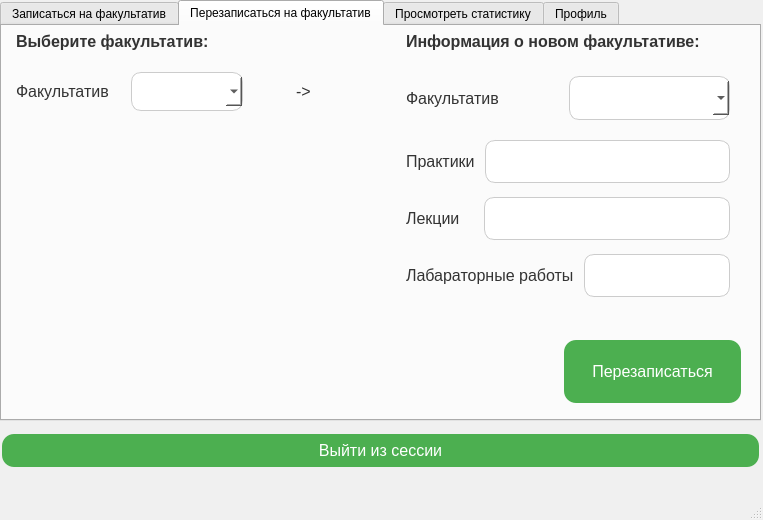
<?xml version="1.0" encoding="UTF-8"?>
<ui version="4.0">
 <class>StudentHome</class>
 <widget class="QMainWindow" name="StudentHome">
  <property name="geometry">
   <rect>
    <x>0</x>
    <y>0</y>
    <width>763</width>
    <height>520</height>
   </rect>
  </property>
  <property name="windowTitle">
   <string>MainWindow</string>
  </property>
  <property name="styleSheet">
   <string notr="true">/* Main window background */
QMainWindow {
    background-color: #f0f0f0; /* Светло-серый фон */
}

/* General button style */
QPushButton {
    background-color: #4CAF50; /* Зеленый фон */
    border: none; /* Без границы */
    color: white; /* Белый текст */
    padding: 10px 24px; /* Внутренний отступ */
    text-align: center; /* Выравнивание текста по центру */
    font-size: 16px; /* Размер шрифта */
    margin: 4px 2px; /* Внешний отступ */
    border-radius: 12px; /* Закругленные углы */
}

QPushButton:hover {
    background-color: #45a049; /* Темно-зеленый фон при наведении */
}

QPushButton:pressed {
    background-color: #398439; /* Ещё темнее при нажатии */
}

/* Line edit fields */
QLineEdit {
    border: 1px solid #ccc; /* Светло-серая граница */
    border-radius: 10px; /* Закругленные углы */
    padding: 10px; /* Внутренний отступ */
    font-size: 16px; /* Размер шрифта */
    background-color: #fff; /* Белый фон */
    margin: 4px 0; /* Внешний отступ */
}

/* Line edit focus style */
QLineEdit:focus {
    border: 1px solid #4CAF50; /* Зеленая граница при фокусе */
}

/* Labels */
QLabel {
    font-size: 16px; /* Размер шрифта */
    color: #333; /* Темно-серый текст */
    margin: 4px 0; /* Внешний отступ */
}

/* Combobox */
QComboBox {
    border: 1px solid #ccc; /* Светло-серая граница */
    border-radius: 10px; /* Закругленные углы */
    padding: 8px; /* Внутренний отступ */
    font-size: 16px; /* Размер шрифта */
    background-color: #fff; /* Белый фон */
    margin: 4px 0; /* Внешний отступ */
}

/* Combobox focus style */
QComboBox:focus {
    border: 1px solid #4CAF50; /* Зеленая граница при фокусе */
}

/* Message box buttons */
QMessageBox QPushButton {
    background-color: #4CAF50; /* Зеленый фон */
    color: white; /* Белый текст */
    border: none; /* Без границы */
    padding: 10px 20px; /* Внутренний отступ */
    border-radius: 5px; /* Закругленные углы */
}

QMessageBox QPushButton:hover {
    background-color: #45a049; /* Темно-зеленый фон при наведении */
}

QMessageBox QPushButton:pressed {
    background-color: #398439; /* Ещё темнее при нажатии */
}
</string>
  </property>
  <widget class="QWidget" name="centralwidget">
   <widget class="QTabWidget" name="tabWidget">
    <property name="geometry">
     <rect>
      <x>0</x>
      <y>0</y>
      <width>761</width>
      <height>421</height>
     </rect>
    </property>
    <property name="currentIndex">
     <number>1</number>
    </property>
    <widget class="QWidget" name="tab">
     <attribute name="title">
      <string>Записаться на факультатив</string>
     </attribute>
     <widget class="QLabel" name="label_8">
      <property name="geometry">
       <rect>
        <x>10</x>
        <y>0</y>
        <width>291</width>
        <height>31</height>
       </rect>
      </property>
      <property name="font">
       <font>
        <pointsize>-1</pointsize>
        <bold>true</bold>
       </font>
      </property>
      <property name="text">
       <string>Выберите факультатив для записи:</string>
      </property>
     </widget>
     <widget class="QLabel" name="label_9">
      <property name="geometry">
       <rect>
        <x>380</x>
        <y>0</y>
        <width>281</width>
        <height>31</height>
       </rect>
      </property>
      <property name="font">
       <font>
        <pointsize>-1</pointsize>
        <bold>true</bold>
       </font>
      </property>
      <property name="text">
       <string>Информация о преподавателе:</string>
      </property>
     </widget>
     <widget class="QLabel" name="label_10">
      <property name="geometry">
       <rect>
        <x>10</x>
        <y>90</y>
        <width>291</width>
        <height>31</height>
       </rect>
      </property>
      <property name="font">
       <font>
        <pointsize>-1</pointsize>
        <bold>true</bold>
       </font>
      </property>
      <property name="text">
       <string>Информация о видах проведения:</string>
      </property>
     </widget>
     <widget class="QPushButton" name="Zapisatsya">
      <property name="geometry">
       <rect>
        <x>380</x>
        <y>230</y>
        <width>251</width>
        <height>61</height>
       </rect>
      </property>
      <property name="text">
       <string>Записаться</string>
      </property>
     </widget>
     <widget class="QWidget" name="layoutWidget">
      <property name="geometry">
       <rect>
        <x>380</x>
        <y>30</y>
        <width>251</width>
        <height>181</height>
       </rect>
      </property>
      <layout class="QVBoxLayout" name="verticalLayout">
       <item>
        <layout class="QHBoxLayout" name="horizontalLayout_2">
         <item>
          <widget class="QLabel" name="label_2">
           <property name="text">
            <string>Имя</string>
           </property>
          </widget>
         </item>
         <item>
          <widget class="QLineEdit" name="InfoPrepodavatelNameEdit"/>
         </item>
        </layout>
       </item>
       <item>
        <layout class="QHBoxLayout" name="horizontalLayout_3">
         <item>
          <widget class="QLabel" name="label_3">
           <property name="text">
            <string>Фамилия</string>
           </property>
          </widget>
         </item>
         <item>
          <widget class="QLineEdit" name="InfoPrepodavatelSurnameEdit"/>
         </item>
        </layout>
       </item>
       <item>
        <layout class="QHBoxLayout" name="horizontalLayout_4">
         <item>
          <widget class="QLabel" name="label_4">
           <property name="text">
            <string>Отчество</string>
           </property>
          </widget>
         </item>
         <item>
          <widget class="QLineEdit" name="InfoPrepodavatelPatronumicEdit"/>
         </item>
        </layout>
       </item>
      </layout>
     </widget>
     <widget class="QWidget" name="layoutWidget">
      <property name="geometry">
       <rect>
        <x>10</x>
        <y>30</y>
        <width>251</width>
        <height>51</height>
       </rect>
      </property>
      <layout class="QHBoxLayout" name="horizontalLayout">
       <item>
        <widget class="QLabel" name="label">
         <property name="text">
          <string>Факультатив</string>
         </property>
        </widget>
       </item>
       <item>
        <widget class="QComboBox" name="comboBoxRegisterFacultativ"/>
       </item>
      </layout>
     </widget>
     <widget class="QWidget" name="layoutWidget">
      <property name="geometry">
       <rect>
        <x>10</x>
        <y>120</y>
        <width>261</width>
        <height>181</height>
       </rect>
      </property>
      <layout class="QVBoxLayout" name="verticalLayout_2">
       <item>
        <layout class="QHBoxLayout" name="horizontalLayout_5">
         <item>
          <widget class="QLabel" name="label_5">
           <property name="text">
            <string>Практики</string>
           </property>
          </widget>
         </item>
         <item>
          <widget class="QLineEdit" name="InfoConductPracticEdit"/>
         </item>
        </layout>
       </item>
       <item>
        <layout class="QHBoxLayout" name="horizontalLayout_6">
         <item>
          <widget class="QLabel" name="label_6">
           <property name="minimumSize">
            <size>
             <width>76</width>
             <height>0</height>
            </size>
           </property>
           <property name="text">
            <string>Лекции</string>
           </property>
          </widget>
         </item>
         <item>
          <widget class="QLineEdit" name="InfoConductLekctiaEdit"/>
         </item>
        </layout>
       </item>
       <item>
        <layout class="QHBoxLayout" name="horizontalLayout_7">
         <item>
          <widget class="QLabel" name="label_7">
           <property name="text">
            <string>Лабараторные работы</string>
           </property>
          </widget>
         </item>
         <item>
          <widget class="QLineEdit" name="InfoConductLabEdit"/>
         </item>
        </layout>
       </item>
      </layout>
     </widget>
    </widget>
    <widget class="QWidget" name="tab_3">
     <attribute name="title">
      <string>Перезаписаться на факультатив</string>
     </attribute>
     <widget class="QLabel" name="label_11">
      <property name="geometry">
       <rect>
        <x>10</x>
        <y>0</y>
        <width>221</width>
        <height>31</height>
       </rect>
      </property>
      <property name="font">
       <font>
        <pointsize>-1</pointsize>
        <bold>true</bold>
       </font>
      </property>
      <property name="text">
       <string>Выберите факультатив:</string>
      </property>
     </widget>
     <widget class="QLabel" name="label_13">
      <property name="geometry">
       <rect>
        <x>400</x>
        <y>0</y>
        <width>301</width>
        <height>31</height>
       </rect>
      </property>
      <property name="font">
       <font>
        <pointsize>-1</pointsize>
        <bold>true</bold>
       </font>
      </property>
      <property name="text">
       <string>Информация о новом факультативе:</string>
      </property>
     </widget>
     <widget class="QLabel" name="label_19">
      <property name="geometry">
       <rect>
        <x>290</x>
        <y>50</y>
        <width>41</width>
        <height>31</height>
       </rect>
      </property>
      <property name="font">
       <font>
        <pointsize>-1</pointsize>
       </font>
      </property>
      <property name="text">
       <string>-&gt;</string>
      </property>
     </widget>
     <widget class="QPushButton" name="Perezapisatsya">
      <property name="geometry">
       <rect>
        <x>560</x>
        <y>310</y>
        <width>181</width>
        <height>71</height>
       </rect>
      </property>
      <property name="text">
       <string>Перезаписаться</string>
      </property>
     </widget>
     <widget class="QWidget" name="layoutWidget">
      <property name="geometry">
       <rect>
        <x>10</x>
        <y>40</y>
        <width>231</width>
        <height>51</height>
       </rect>
      </property>
      <layout class="QHBoxLayout" name="horizontalLayout_8">
       <item>
        <widget class="QLabel" name="label_12">
         <property name="text">
          <string>Факультатив</string>
         </property>
        </widget>
       </item>
       <item>
        <widget class="QComboBox" name="comboBoxOldFaciulttativ"/>
       </item>
      </layout>
     </widget>
     <widget class="QWidget" name="">
      <property name="geometry">
       <rect>
        <x>400</x>
        <y>40</y>
        <width>328</width>
        <height>241</height>
       </rect>
      </property>
      <layout class="QVBoxLayout" name="verticalLayout_6">
       <item>
        <layout class="QHBoxLayout" name="horizontalLayout_9">
         <item>
          <widget class="QLabel" name="label_14">
           <property name="text">
            <string>Факультатив</string>
           </property>
          </widget>
         </item>
         <item>
          <widget class="QComboBox" name="comboBoxNewFacultativ">
           <property name="minimumSize">
            <size>
             <width>0</width>
             <height>52</height>
            </size>
           </property>
          </widget>
         </item>
        </layout>
       </item>
       <item>
        <layout class="QVBoxLayout" name="verticalLayout_4">
         <item>
          <layout class="QHBoxLayout" name="horizontalLayout_11">
           <item>
            <widget class="QLabel" name="label_16">
             <property name="text">
              <string>Практики</string>
             </property>
            </widget>
           </item>
           <item>
            <widget class="QLineEdit" name="InfoPerezapisPracEdit"/>
           </item>
          </layout>
         </item>
         <item>
          <layout class="QHBoxLayout" name="horizontalLayout_12">
           <item>
            <widget class="QLabel" name="label_17">
             <property name="minimumSize">
              <size>
               <width>76</width>
               <height>0</height>
              </size>
             </property>
             <property name="text">
              <string>Лекции</string>
             </property>
            </widget>
           </item>
           <item>
            <widget class="QLineEdit" name="InfoPerezapisLekctiaEdit"/>
           </item>
          </layout>
         </item>
         <item>
          <layout class="QHBoxLayout" name="horizontalLayout_13">
           <item>
            <widget class="QLabel" name="label_18">
             <property name="text">
              <string>Лабараторные работы</string>
             </property>
            </widget>
           </item>
           <item>
            <widget class="QLineEdit" name="InfoPerezapisLabEdit"/>
           </item>
          </layout>
         </item>
        </layout>
       </item>
      </layout>
     </widget>
    </widget>
    <widget class="QWidget" name="tab_4">
     <attribute name="title">
      <string>Просмотреть статистику</string>
     </attribute>
     <widget class="QLabel" name="label_25">
      <property name="geometry">
       <rect>
        <x>10</x>
        <y>10</y>
        <width>181</width>
        <height>31</height>
       </rect>
      </property>
      <property name="font">
       <font>
        <pointsize>-1</pointsize>
        <bold>true</bold>
       </font>
      </property>
      <property name="text">
       <string>Расписание:</string>
      </property>
     </widget>
     <widget class="QLabel" name="label_26">
      <property name="geometry">
       <rect>
        <x>420</x>
        <y>10</y>
        <width>181</width>
        <height>31</height>
       </rect>
      </property>
      <property name="font">
       <font>
        <pointsize>-1</pointsize>
        <bold>true</bold>
       </font>
      </property>
      <property name="text">
       <string>Успеваемость:</string>
      </property>
     </widget>
     <widget class="QWidget" name="layoutWidget">
      <property name="geometry">
       <rect>
        <x>420</x>
        <y>50</y>
        <width>251</width>
        <height>115</height>
       </rect>
      </property>
      <layout class="QVBoxLayout" name="verticalLayout_5">
       <item>
        <layout class="QHBoxLayout" name="horizontalLayout_17">
         <item>
          <widget class="QLabel" name="label_23">
           <property name="maximumSize">
            <size>
             <width>100</width>
             <height>16777215</height>
            </size>
           </property>
           <property name="text">
            <string>Факультатив</string>
           </property>
          </widget>
         </item>
         <item>
          <widget class="QComboBox" name="comboBoxYspevaemost"/>
         </item>
        </layout>
       </item>
       <item>
        <layout class="QHBoxLayout" name="horizontalLayout_18">
         <item>
          <widget class="QLabel" name="label_24">
           <property name="minimumSize">
            <size>
             <width>100</width>
             <height>0</height>
            </size>
           </property>
           <property name="text">
            <string>Оценка</string>
           </property>
          </widget>
         </item>
         <item>
          <widget class="QLineEdit" name="GradeEdit"/>
         </item>
        </layout>
       </item>
      </layout>
     </widget>
     <widget class="QWidget" name="layoutWidget">
      <property name="geometry">
       <rect>
        <x>12</x>
        <y>52</y>
        <width>251</width>
        <height>173</height>
       </rect>
      </property>
      <layout class="QVBoxLayout" name="verticalLayout_3">
       <item>
        <layout class="QHBoxLayout" name="horizontalLayout_14">
         <item>
          <widget class="QLabel" name="label_20">
           <property name="minimumSize">
            <size>
             <width>124</width>
             <height>0</height>
            </size>
           </property>
           <property name="text">
            <string>Факультатив</string>
           </property>
          </widget>
         </item>
         <item>
          <widget class="QComboBox" name="comboBoxRaspisanieFacultativov"/>
         </item>
        </layout>
       </item>
       <item>
        <layout class="QHBoxLayout" name="horizontalLayout_15">
         <item>
          <widget class="QLabel" name="label_21">
           <property name="text">
            <string>Вид проведения</string>
           </property>
          </widget>
         </item>
         <item>
          <widget class="QComboBox" name="comboBoxConductFacultativ">
           <property name="minimumSize">
            <size>
             <width>95</width>
             <height>0</height>
            </size>
           </property>
          </widget>
         </item>
        </layout>
       </item>
       <item>
        <layout class="QHBoxLayout" name="horizontalLayout_10">
         <item>
          <widget class="QLabel" name="label_22">
           <property name="text">
            <string>Время</string>
           </property>
          </widget>
         </item>
         <item>
          <widget class="QLineEdit" name="TimeEdit"/>
         </item>
        </layout>
       </item>
      </layout>
     </widget>
    </widget>
    <widget class="QWidget" name="tab_2">
     <attribute name="title">
      <string>Профиль</string>
     </attribute>
     <widget class="QLabel" name="label_27">
      <property name="geometry">
       <rect>
        <x>10</x>
        <y>10</y>
        <width>91</width>
        <height>21</height>
       </rect>
      </property>
      <property name="font">
       <font>
        <pointsize>-1</pointsize>
        <bold>true</bold>
       </font>
      </property>
      <property name="text">
       <string>Профиль:</string>
      </property>
     </widget>
     <widget class="QWidget" name="layoutWidget_6">
      <property name="geometry">
       <rect>
        <x>10</x>
        <y>40</y>
        <width>251</width>
        <height>181</height>
       </rect>
      </property>
      <layout class="QVBoxLayout" name="verticalLayout_7">
       <item>
        <layout class="QHBoxLayout" name="horizontalLayout_19">
         <item>
          <widget class="QLabel" name="label_28">
           <property name="minimumSize">
            <size>
             <width>74</width>
             <height>0</height>
            </size>
           </property>
           <property name="text">
            <string>Имя</string>
           </property>
          </widget>
         </item>
         <item>
          <widget class="QLineEdit" name="NameEdit"/>
         </item>
        </layout>
       </item>
       <item>
        <layout class="QHBoxLayout" name="horizontalLayout_20">
         <item>
          <widget class="QLabel" name="label_29">
           <property name="minimumSize">
            <size>
             <width>74</width>
             <height>0</height>
            </size>
           </property>
           <property name="text">
            <string>Фамилия</string>
           </property>
          </widget>
         </item>
         <item>
          <widget class="QLineEdit" name="SurnameEdit"/>
         </item>
        </layout>
       </item>
       <item>
        <layout class="QHBoxLayout" name="horizontalLayout_21">
         <item>
          <widget class="QLabel" name="label_30">
           <property name="text">
            <string>Отчество</string>
           </property>
          </widget>
         </item>
         <item>
          <widget class="QLineEdit" name="PatronumicEdit"/>
         </item>
        </layout>
       </item>
      </layout>
     </widget>
     <widget class="QWidget" name="layoutWidget_7">
      <property name="geometry">
       <rect>
        <x>320</x>
        <y>40</y>
        <width>251</width>
        <height>181</height>
       </rect>
      </property>
      <layout class="QVBoxLayout" name="verticalLayout_8">
       <item>
        <layout class="QHBoxLayout" name="horizontalLayout_22">
         <item>
          <widget class="QLabel" name="label_31">
           <property name="minimumSize">
            <size>
             <width>68</width>
             <height>0</height>
            </size>
           </property>
           <property name="text">
            <string>Группа</string>
           </property>
          </widget>
         </item>
         <item>
          <widget class="QLineEdit" name="GroupEdit"/>
         </item>
        </layout>
       </item>
       <item>
        <layout class="QHBoxLayout" name="horizontalLayout_23">
         <item>
          <widget class="QLabel" name="label_32">
           <property name="minimumSize">
            <size>
             <width>68</width>
             <height>0</height>
            </size>
           </property>
           <property name="text">
            <string>Адресс</string>
           </property>
          </widget>
         </item>
         <item>
          <widget class="QLineEdit" name="AdressEdit"/>
         </item>
        </layout>
       </item>
       <item>
        <layout class="QHBoxLayout" name="horizontalLayout_24">
         <item>
          <widget class="QLabel" name="label_33">
           <property name="text">
            <string>Телефон</string>
           </property>
          </widget>
         </item>
         <item>
          <widget class="QLineEdit" name="PhoneEdit"/>
         </item>
        </layout>
       </item>
      </layout>
     </widget>
    </widget>
   </widget>
   <widget class="QPushButton" name="pushButton">
    <property name="geometry">
     <rect>
      <x>0</x>
      <y>430</y>
      <width>761</width>
      <height>41</height>
     </rect>
    </property>
    <property name="text">
     <string>Выйти из сессии</string>
    </property>
   </widget>
  </widget>
  <widget class="QMenuBar" name="menubar">
   <property name="geometry">
    <rect>
     <x>0</x>
     <y>0</y>
     <width>763</width>
     <height>26</height>
    </rect>
   </property>
  </widget>
  <widget class="QStatusBar" name="statusbar"/>
 </widget>
 <resources/>
 <connections/>
</ui>
